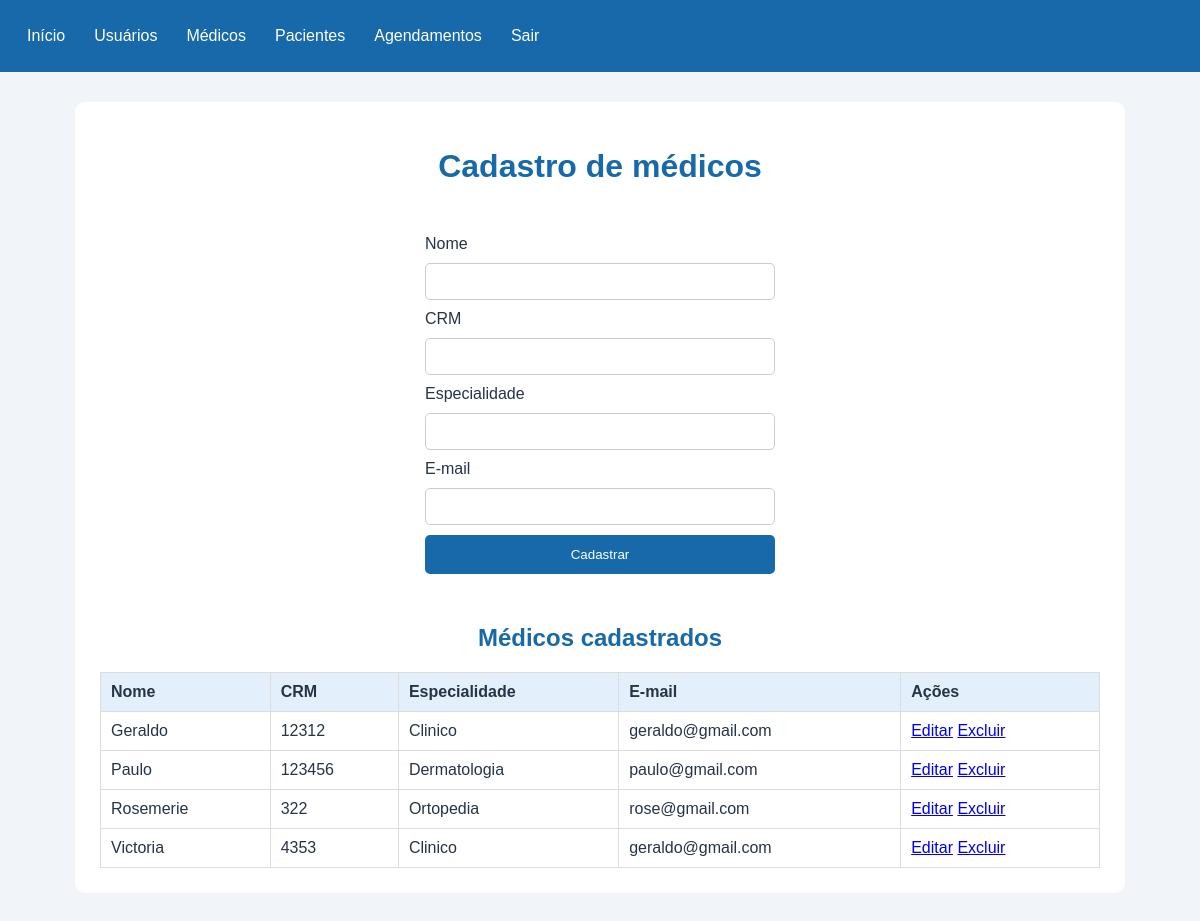
/medicos (signed in), run on the app's committed database.
### tables this page shows
CREATE TABLE "medico" (
	"id_medico"	INTEGER,
	"nome"	varchar(150),
	"crm"	varchar(45) NOT NULL,
	"especialidade"	varchar(60),
	"email"	varchar(120),
	PRIMARY KEY("id_medico" AUTOINCREMENT)
);

### app.py (the view, shortened to what this page needs)
@app.route("/medicos", methods=["GET", "POST"])
def medicos():
    if not esta_logado():
        return redirect("/")
    banco = conectar()
    lista = banco.execute(
        "SELECT * FROM medico ORDER BY nome"
    ).fetchall()
    banco.close()
    return render_template("medicos.html", medicos=lista)

### app.py (called while the page is built)
def conectar():
    banco = sqlite3.connect(BANCO)
    banco.row_factory = sqlite3.Row
    banco.execute("PRAGMA foreign_keys = ON")
    return banco

def esta_logado():
    return "id_usuario" in session

### templates/medicos.html (shortened to what this page needs)
<!DOCTYPE html>
<html lang="pt-br">
<head>
    <link rel="stylesheet" href="{{ url_for('static', filename='style.css') }}">
</head>
<body>
    <nav class="menu">
        <a href="/painel">Início</a>
        <a href="/usuarios">Usuários</a>
        <a href="/medicos">Médicos</a>
        <a href="/pacientes">Pacientes</a>
        <a href="/agendamentos">Agendamentos</a>
        <a href="/sair">Sair</a>
    </nav>
    <main class="container">
        <h1>Cadastro de médicos</h1>
        <form method="POST">
            <label>Nome</label>
            <input name="nome" required>
            <label>CRM</label>
            <input name="crm" required>
            <label>Especialidade</label>
            <input name="especialidade">
            <label>E-mail</label>
            <input type="email" name="email">
            <button type="submit">Cadastrar</button>
        </form>
        <h2>Médicos cadastrados</h2>
        <table>
            <tr>
                <th>Nome</th>
                <th>CRM</th>
                <th>Especialidade</th>
                <th>E-mail</th>
                <th>Ações</th>
            </tr>
            {% for medico in medicos %}
            <tr>
                <td>{{ medico["nome"] }}</td>
                <td>{{ medico["crm"] }}</td>
                <td>{{ medico["especialidade"] }}</td>
                <td>{{ medico["email"] }}</td>
                <td>
                    <a href="/medicos/editar/{{ medico['id_medico'] }}">Editar</a>
                    <a href="/medicos/excluir/{{ medico['id_medico'] }}"
                       onclick="return confirm('Deseja excluir?')">Excluir</a>
                </td>
            </tr>
            {% endfor %}
        </table>
    </main>
</body>
</html>

### static/style.css (style rules this page uses)
body { margin: 0; font-family: Arial, sans-serif; background-color: #f1f5f9; color: #263445; }
.container { width: 90%; max-width: 1000px; margin: 30px auto; padding: 25px; background-color: white; border-radius: 10px; }
h1, h2 { color: #1769aa; }
.menu { display: flex; flex-wrap: wrap; gap: 5px; padding: 15px; background-color: #1769aa; }
.menu a { padding: 12px; color: white; text-decoration: none; }
form { display: flex; flex-direction: column; gap: 10px; margin: 20px 0; }
input, select { padding: 10px; border: 1px solid #ccc; border-radius: 5px; }
button { padding: 12px; border: none; border-radius: 5px; background-color: #1769aa; color: white; cursor: pointer; }
table { width: 100%; border-collapse: collapse; margin-top: 20px; }
th, td { padding: 10px; border: 1px solid #ddd; text-align: left; }
th { background-color: #e3effa; }
form { max-width: 350px; margin: 50px auto; }
input { width: 100%; box-sizing: border-box; }
h1, h2 { text-align: center; }

### data on the page
medico: nome "Geraldo", crm "12312", especialidade "Clinico", email "geraldo@gmail.com"
medico: nome "Paulo", crm "123456", especialidade "Dermatologia", email "paulo@gmail.com"
medico: nome "Rosemerie", crm "322", especialidade "Ortopedia", email "rose@gmail.com"
medico: nome "Victoria", crm "4353", especialidade "Clinico", email "geraldo@gmail.com"
